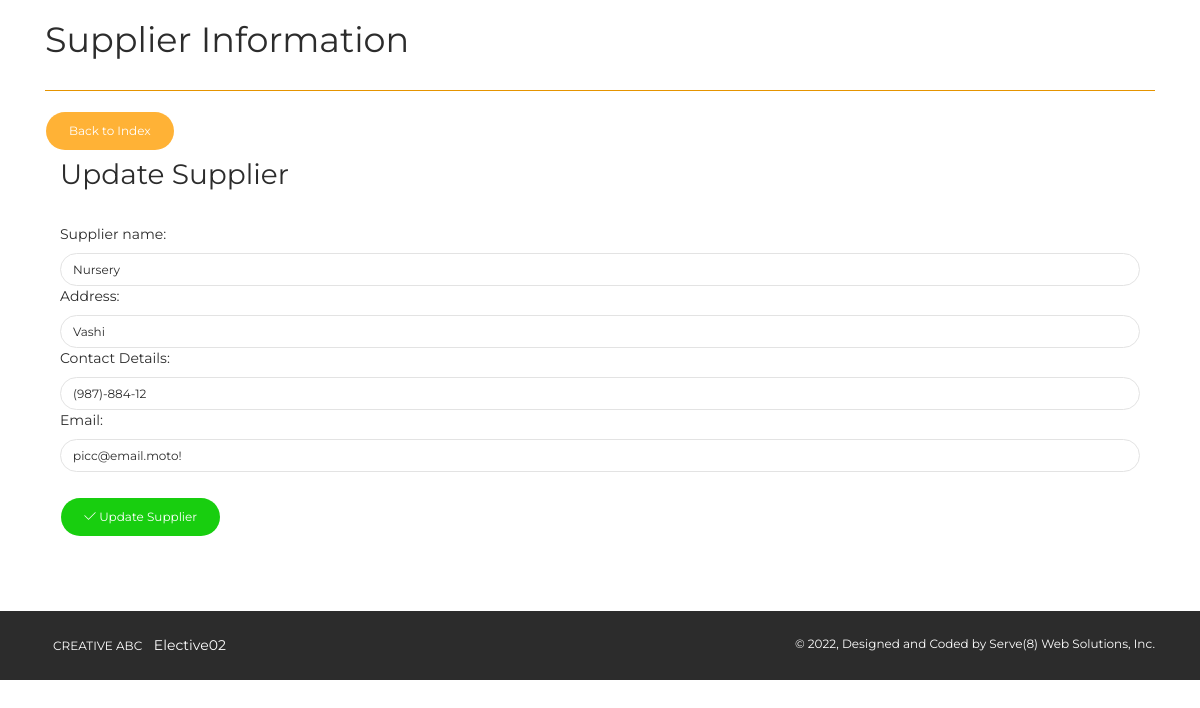
The app's page /pages/supplier_update.php?supp_id=0 with its own data.
### tables this page shows
CREATE TABLE `supplier` (
  `supp_id` int(11) NOT NULL,
  `supp_name` varchar(100) NOT NULL,
  `supp_address` varchar(200) NOT NULL,
  `supp_contact` varchar(50) NOT NULL,
  `supp_email` varchar(50) NOT NULL
);

### pages/supplier_update.php (the view, shortened to what this page needs)
<?php
include("../config/dbconn.php");
?>
<?php
$id=isset($_GET['supp_id']) ? $_GET['supp_id'] : die('ERROR: Record ID not found.');
$result = mysqli_query($dbconn, "SELECT * FROM supplier WHERE supp_id=$id");
while($res = mysqli_fetch_array($result))
{
    $supp_name = $res['supp_name'];
    $supp_address = $res['supp_address'];
    $supp_contact = $res['supp_contact'];
    $supp_email = $res['supp_email'];
}
?>
<!DOCTYPE html>
<html lang="en">
<head>
    <link rel="stylesheet" href="https://maxcdn.bootstrapcdn.com/font-awesome/latest/css/font-awesome.min.css" />
    <link href="../assets/css/bootstrap.min.css" rel="stylesheet" />
    <link href="../assets/css/now-ui-kit.css?v=1.1.0" rel="stylesheet" />
    <link href="../assets/css/demo.css" rel="stylesheet" />
</head>
<body class="index-page sidebar-collapse">
    <div class="wrapper">
<br>
        <div class="main">
            <div class="section section-basic">
                <div class="container">
                      <h2>Supplier Information</h2>
                      <hr color="orange">
                      <a href='admin_panel.php' class='btn btn-warning btn-round'>Back to Index</a>
                <br>
                <div class="col-md-12">
    <div class="panel panel-success panel-size-custom">
  <div class="panel-heading"><h3>Update Supplier</h3></div>
  <div class="panel-body">
    <form action="supplier_update.php" method="post">
        <div class="form group">
            <label for="supp_name">Supplier name:</label>
            <input type="text" class="form-control" id="supp_name" name="supp_name" value="<?php echo $supp_name;?>">
            <label for="supp_address">Address:</label>
            <input type="text" class="form-control" id="supp_address" name="supp_address" value="<?php echo $supp_address;?>">
            <label for="supp_contact">Contact Details:</label>
            <input type="text" class="form-control" id="supp_contact" name="supp_contact" value="<?php echo $supp_contact;?>">
            <label for="supp_email">Email:</label>
            <input type="text" class="form-control" id="supp_email" name="supp_email" value="<?php echo $supp_email;?>">
                </div>
             </div>
            </div>
            <br>
            <div class="form group">
                <button type="submit" class="btn btn-success btn-round" id="submit" name="update">
                    <i class="now-ui-icons ui-1_check"></i> Update Supplier
                </button>
            </div>
  </div>
</div>
</div>
<footer class="footer" data-background-color="black">
            <div class="container">
                <nav>
                    <ul>
                        <li>
                            <a href="" target="_blank">
                                Creative ABC
                            </a>
                        </li>
                        <li>
                            Elective02
                        </li>
                    </ul>
                </nav>
                <div class="copyright">
                    &copy;
                    , Designed and Coded by Serve(8) Web Solutions, Inc.
                </div>
            </div>
        </footer>
    </div>
</body>
</html>

### assets/css/demo.css (style rules this page uses)
.section-basic { padding-top: 0; }

### records on screen
supplier: supp_name "Nursery", supp_address "Vashi", supp_contact "(987)-884-12", supp_email "picc@email.moto!"
